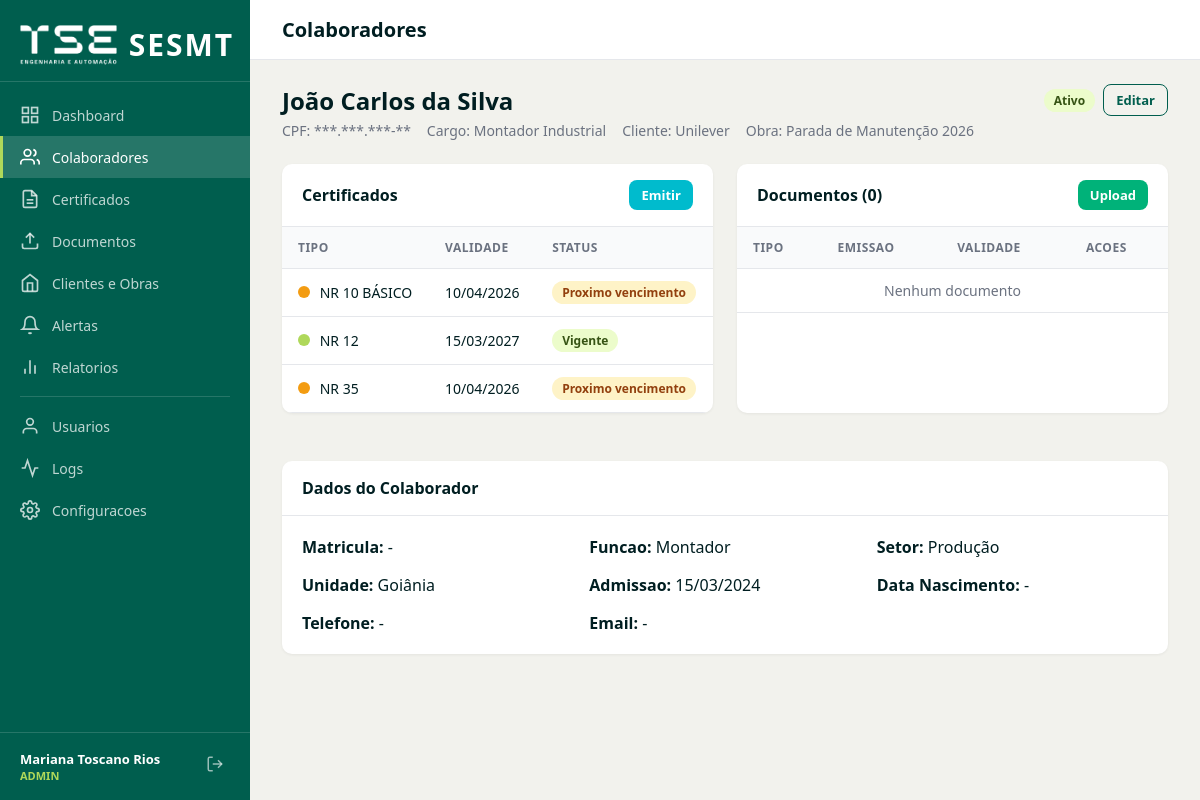
/colaboradores/1 (signed in), run on the app's committed database.
### tables this page shows
CREATE TABLE IF NOT EXISTS colaboradores (
    id INT AUTO_INCREMENT PRIMARY KEY,
    nome_completo VARCHAR(200) NOT NULL,
    cpf_encrypted VARCHAR(255) NULL,
    cpf_hash VARCHAR(64) NULL UNIQUE,
    data_nascimento DATE NULL,
    telefone VARCHAR(20) NULL,
    email VARCHAR(150) NULL,
    matricula VARCHAR(50) NULL,
    cargo VARCHAR(100) NULL,
    funcao VARCHAR(100) NULL,
    setor VARCHAR(100) NULL,
    cliente_id INT NULL,
    obra_id INT NULL,
    data_admissao DATE NULL,
    data_demissao DATE NULL,
    status ENUM('ativo','inativo','afastado') NOT NULL DEFAULT 'ativo',
    unidade VARCHAR(100) NULL,
    criado_em DATETIME NOT NULL DEFAULT CURRENT_TIMESTAMP,
    atualizado_em DATETIME NOT NULL DEFAULT CURRENT_TIMESTAMP ON UPDATE CURRENT_TIMESTAMP,
    FOREIGN KEY (cliente_id) REFERENCES clientes(id) ON DELETE SET NULL,
    FOREIGN KEY (obra_id) REFERENCES obras(id) ON DELETE SET NULL,
    INDEX idx_nome (nome_completo),
    INDEX idx_status (status),
    INDEX idx_cliente (cliente_id),
    INDEX idx_obra (obra_id),
    INDEX idx_cpf_hash (cpf_hash)
);

CREATE TABLE IF NOT EXISTS clientes (
    id INT AUTO_INCREMENT PRIMARY KEY,
    razao_social VARCHAR(200) NOT NULL,
    nome_fantasia VARCHAR(200) NULL,
    cnpj VARCHAR(18) NULL,
    contato_nome VARCHAR(150) NULL,
    contato_email VARCHAR(150) NULL,
    contato_telefone VARCHAR(20) NULL,
    ativo TINYINT(1) NOT NULL DEFAULT 1,
    criado_em DATETIME NOT NULL DEFAULT CURRENT_TIMESTAMP,
    atualizado_em DATETIME NOT NULL DEFAULT CURRENT_TIMESTAMP ON UPDATE CURRENT_TIMESTAMP,
    INDEX idx_cnpj (cnpj),
    INDEX idx_ativo (ativo)
);

CREATE TABLE IF NOT EXISTS obras (
    id INT AUTO_INCREMENT PRIMARY KEY,
    cliente_id INT NOT NULL,
    nome VARCHAR(200) NOT NULL,
    local_obra VARCHAR(200) NULL,
    data_inicio DATE NULL,
    data_fim DATE NULL,
    status ENUM('ativa','concluida','suspensa') NOT NULL DEFAULT 'ativa',
    criado_em DATETIME NOT NULL DEFAULT CURRENT_TIMESTAMP,
    atualizado_em DATETIME NOT NULL DEFAULT CURRENT_TIMESTAMP ON UPDATE CURRENT_TIMESTAMP,
    FOREIGN KEY (cliente_id) REFERENCES clientes(id) ON DELETE RESTRICT,
    INDEX idx_cliente (cliente_id),
    INDEX idx_status (status)
);

CREATE TABLE IF NOT EXISTS certificados (
    id INT AUTO_INCREMENT PRIMARY KEY,
    colaborador_id INT NOT NULL,
    tipo_certificado_id INT NOT NULL,
    data_realizacao DATE NOT NULL,
    data_emissao DATE NOT NULL,
    data_validade DATE NOT NULL,
    status ENUM('vigente','vencido','proximo_vencimento') NOT NULL DEFAULT 'vigente',
    criado_por INT NULL,
    criado_em DATETIME NOT NULL DEFAULT CURRENT_TIMESTAMP,
    atualizado_em DATETIME NOT NULL DEFAULT CURRENT_TIMESTAMP ON UPDATE CURRENT_TIMESTAMP,
    FOREIGN KEY (colaborador_id) REFERENCES colaboradores(id) ON DELETE CASCADE,
    FOREIGN KEY (tipo_certificado_id) REFERENCES tipos_certificado(id) ON DELETE RESTRICT,
    FOREIGN KEY (criado_por) REFERENCES usuarios(id) ON DELETE SET NULL,
    INDEX idx_colaborador (colaborador_id),
    INDEX idx_tipo (tipo_certificado_id),
    INDEX idx_validade (data_validade),
    INDEX idx_status (status)
);

CREATE TABLE IF NOT EXISTS tipos_certificado (
    id INT AUTO_INCREMENT PRIMARY KEY,
    codigo VARCHAR(50) NOT NULL UNIQUE,
    titulo VARCHAR(500) NOT NULL,
    duracao VARCHAR(20) NOT NULL DEFAULT '8h',
    validade_meses INT NOT NULL DEFAULT 12,
    tem_anuencia TINYINT(1) NOT NULL DEFAULT 0,
    tem_diego TINYINT(1) NOT NULL DEFAULT 0,
    conteudo_no_verso TINYINT(1) NOT NULL DEFAULT 0,
    conteudo_programatico TEXT NULL,
    ativo TINYINT(1) NOT NULL DEFAULT 1,
    criado_em DATETIME NOT NULL DEFAULT CURRENT_TIMESTAMP,
    atualizado_em DATETIME NOT NULL DEFAULT CURRENT_TIMESTAMP ON UPDATE CURRENT_TIMESTAMP,
    INDEX idx_codigo (codigo)
);

### app/Views/colaboradores/show.php (the view, shortened to what the rows shown need)
<?php
function statusSemaforo($status) {
    return match($status) {
        'vigente' => 'verde',
        'proximo_vencimento' => 'amarelo',
        'vencido' => 'vermelho',
        default => 'cinza',
    };
}
?>
<div style="display:flex; justify-content:space-between; align-items:flex-start; margin-bottom:24px;">
    <div>
        <h2 style="font-size:24px; margin-bottom:4px;"><?= htmlspecialchars($colab['nome_completo']) ?></h2>
        <div style="display:flex; gap:16px; color:var(--c-gray); font-size:14px;">
            <span>CPF: <?= htmlspecialchars($cpfDisplay) ?></span>
            <span>Cargo: <?= htmlspecialchars($colab['cargo'] ?? $colab['funcao'] ?? '-') ?></span>
            <?php if ($colab['cliente_nome']): ?>
            <span>Cliente: <?= htmlspecialchars($colab['cliente_nome']) ?></span>
            <?php endif; ?>
            <?php if ($colab['obra_nome']): ?>
            <span>Obra: <?= htmlspecialchars($colab['obra_nome']) ?></span>
            <?php endif; ?>
        </div>
    </div>
    <div style="display:flex; gap:8px; align-items:center;">
        <span class="badge badge-<?= $colab['status'] ?>"><?= ucfirst($colab['status']) ?></span>
        <?php if (!$isReadOnly): ?>
        <a href="/colaboradores/<?= $colab['id'] ?>/editar" class="btn btn-outline btn-sm">Editar</a>
        <?php endif; ?>
    </div>
</div>
<div style="display:grid; grid-template-columns:1fr 1fr; gap:24px;">
    <div class="table-container">
        <div class="table-header">
            <span class="table-title">Certificados</span>
            <?php if (!$isReadOnly): ?>
            <a href="/certificados/emitir/<?= $colab['id'] ?>" class="btn btn-secondary btn-sm">Emitir</a>
            <?php endif; ?>
        </div>
        <table>
            <thead><tr><th>Tipo</th><th>Validade</th><th>Status</th></tr></thead>
            <tbody>
                <?php if (empty($certificados)): ?>
                <tr><td colspan="3" style="text-align:center;color:#6b7280;">Nenhum certificado</td></tr>
                <?php else: ?>
                <?php foreach ($certificados as $cert): ?>
                <tr>
                    <td>
                        <span class="semaforo semaforo-<?= statusSemaforo($cert['status']) ?>"></span>
                        <?= htmlspecialchars($cert['codigo']) ?>
                    </td>
                    <td><?= $cert['data_validade'] ? date('d/m/Y', strtotime($cert['data_validade'])) : '-' ?></td>
                    <td><span class="badge badge-<?= $cert['status'] ?>"><?= ucfirst(str_replace('_', ' ', $cert['status'])) ?></span></td>
                </tr>
                <?php endforeach; ?>
                <?php endif; ?>
            </tbody>
        </table>
    </div>
    <div class="table-container">
        <div class="table-header">
            <span class="table-title">Documentos (<?= count($documentos) ?>)</span>
            <?php if (!$isReadOnly): ?>
            <a href="/documentos/upload/<?= $colab['id'] ?>" class="btn btn-primary btn-sm">Upload</a>
            <?php endif; ?>
        </div>
        <table>
            <thead><tr><th>Tipo</th><th>Emissao</th><th>Validade</th><th>Acoes</th></tr></thead>
            <tbody>
                <?php if (empty($documentos)): ?>
                <tr><td colspan="4" style="text-align:center;color:#6b7280;">Nenhum documento</td></tr>
                <?php endif; ?>
            </tbody>
        </table>
    </div>
</div>
<div class="table-container" style="margin-top:24px;">
    <div class="table-header">
        <span class="table-title">Dados do Colaborador</span>
    </div>
    <div style="padding:20px; display:grid; grid-template-columns:repeat(auto-fit, minmax(200px, 1fr)); gap:16px;">
        <div><strong>Matricula:</strong> <?= htmlspecialchars($colab['matricula'] ?? '-') ?></div>
        <div><strong>Funcao:</strong> <?= htmlspecialchars($colab['funcao'] ?? '-') ?></div>
        <div><strong>Setor:</strong> <?= htmlspecialchars($colab['setor'] ?? '-') ?></div>
        <div><strong>Unidade:</strong> <?= htmlspecialchars($colab['unidade'] ?? '-') ?></div>
        <div><strong>Admissao:</strong> <?= $colab['data_admissao'] ? date('d/m/Y', strtotime($colab['data_admissao'])) : '-' ?></div>
        <div><strong>Data Nascimento:</strong> <?= !empty($colab['data_nascimento']) ? date('d/m/Y', strtotime($colab['data_nascimento'])) : '-' ?></div>
        <div><strong>Telefone:</strong> <?= htmlspecialchars($colab['telefone'] ?? '-') ?></div>
        <div><strong>Email:</strong> <?= htmlspecialchars($colab['email'] ?? '-') ?></div>
    </div>
</div>

### app/Core/Router.php (shortened to what the rows shown need)
<?php
class Router
{
    private array $routes = [];
    private function addRoute(string $method, string $path, array $handler, array $middleware): void
    {
        $pattern = preg_replace('/\{(\w+)\}/', '(?P<$1>[^/]+)', $path);
        $pattern = '#^' . $pattern . '$#';
        $this->routes[] = [
            'method'     => $method,
            'pattern'    => $pattern,
            'handler'    => $handler,
            'middleware'  => $middleware,
        ];
    }
    public function dispatch(): void
    {
        $method = $_SERVER['REQUEST_METHOD'];
        $uri = parse_url($_SERVER['REQUEST_URI'], PHP_URL_PATH);
        $uri = rtrim($uri, '/') ?: '/';
        foreach ($this->routes as $route) {
            if ($route['method'] !== $method) {
                continue;
            }
            if (preg_match($route['pattern'], $uri, $matches)) {
                $params = array_filter($matches, 'is_string', ARRAY_FILTER_USE_KEY);
                [$controllerName, $action] = $route['handler'];
                $controller = new $controllerClass();
                call_user_func_array([$controller, $action], array_values($params));
                return;
            }
        }
    }
}

### app/Views/layouts/app.php (shortened to what the rows shown need)
<!DOCTYPE html>
<html lang="pt-BR">
<head>
    <link rel="stylesheet" href="/assets/css/style.css">
</head>
<body>
    <aside class="sidebar" id="sidebar">
        <a href="/dashboard" class="sidebar-header" style="text-decoration:none; color:inherit;">
            <img src="/assets/img/logo-tse.png" alt="TSE" class="sidebar-logo">
            <span class="sidebar-title">SESMT</span>
        </a>
        <nav class="sidebar-nav">
            <?php if ($user['perfil'] !== 'rh'): ?>
            <a href="/dashboard" class="nav-item <?= ($pageTitle ?? '') === 'Dashboard' ? 'active' : '' ?>">
                <svg width="20" height="20" viewBox="0 0 24 24" fill="none" stroke="currentColor" stroke-width="2"><rect x="3" y="3" width="7" height="7"/><rect x="14" y="3" width="7" height="7"/><rect x="3" y="14" width="7" height="7"/><rect x="14" y="14" width="7" height="7"/></svg>
                <span>Dashboard</span>
            </a>
            <?php endif; ?>
            <a href="/colaboradores" class="nav-item <?= ($pageTitle ?? '') === 'Colaboradores' ? 'active' : '' ?>">
                <svg width="20" height="20" viewBox="0 0 24 24" fill="none" stroke="currentColor" stroke-width="2"><path d="M17 21v-2a4 4 0 00-4-4H5a4 4 0 00-4 4v2"/><circle cx="9" cy="7" r="4"/><path d="M23 21v-2a4 4 0 00-3-3.87"/><path d="M16 3.13a4 4 0 010 7.75"/></svg>
                <span>Colaboradores</span>
            </a>
            <?php if ($user['perfil'] !== 'rh'): ?>
            <a href="/certificados" class="nav-item <?= ($pageTitle ?? '') === 'Certificados' ? 'active' : '' ?>">
                <svg width="20" height="20" viewBox="0 0 24 24" fill="none" stroke="currentColor" stroke-width="2"><path d="M14 2H6a2 2 0 00-2 2v16a2 2 0 002 2h12a2 2 0 002-2V8z"/><polyline points="14 2 14 8 20 8"/><line x1="16" y1="13" x2="8" y2="13"/><line x1="16" y1="17" x2="8" y2="17"/></svg>
                <span>Certificados</span>
            </a>
            <a href="/documentos" class="nav-item <?= ($pageTitle ?? '') === 'Documentos' ? 'active' : '' ?>">
                <svg width="20" height="20" viewBox="0 0 24 24" fill="none" stroke="currentColor" stroke-width="2"><path d="M21 15v4a2 2 0 01-2 2H5a2 2 0 01-2-2v-4"/><polyline points="17 8 12 3 7 8"/><line x1="12" y1="3" x2="12" y2="15"/></svg>
                <span>Documentos</span>
            </a>
            <a href="/clientes" class="nav-item <?= ($pageTitle ?? '') === 'Clientes' ? 'active' : '' ?>">
                <svg width="20" height="20" viewBox="0 0 24 24" fill="none" stroke="currentColor" stroke-width="2"><path d="M3 9l9-7 9 7v11a2 2 0 01-2 2H5a2 2 0 01-2-2z"/><polyline points="9 22 9 12 15 12 15 22"/></svg>
                <span>Clientes e Obras</span>
            </a>
            <a href="/alertas" class="nav-item <?= ($pageTitle ?? '') === 'Alertas' ? 'active' : '' ?>">
                <svg width="20" height="20" viewBox="0 0 24 24" fill="none" stroke="currentColor" stroke-width="2"><path d="M18 8A6 6 0 006 8c0 7-3 9-3 9h18s-3-2-3-9"/><path d="M13.73 21a2 2 0 01-3.46 0"/></svg>
                <span>Alertas</span>
            </a>
            <a href="/relatorios" class="nav-item <?= ($pageTitle ?? '') === 'Relatorios' ? 'active' : '' ?>">
                <svg width="20" height="20" viewBox="0 0 24 24" fill="none" stroke="currentColor" stroke-width="2"><line x1="18" y1="20" x2="18" y2="10"/><line x1="12" y1="20" x2="12" y2="4"/><line x1="6" y1="20" x2="6" y2="14"/></svg>
                <span>Relatorios</span>
            </a>
            <div class="nav-divider"></div>
            <a href="/usuarios" class="nav-item <?= ($pageTitle ?? '') === 'Usuarios' ? 'active' : '' ?>">
                <svg width="20" height="20" viewBox="0 0 24 24" fill="none" stroke="currentColor" stroke-width="2"><path d="M20 21v-2a4 4 0 00-4-4H8a4 4 0 00-4 4v2"/><circle cx="12" cy="7" r="4"/></svg>
                <span>Usuarios</span>
            </a>
            <a href="/logs" class="nav-item <?= ($pageTitle ?? '') === 'Logs' ? 'active' : '' ?>">
                <svg width="20" height="20" viewBox="0 0 24 24" fill="none" stroke="currentColor" stroke-width="2"><polyline points="22 12 18 12 15 21 9 3 6 12 2 12"/></svg>
                <span>Logs</span>
            </a>
            <?php if ($user['perfil'] === 'admin'): ?>
            <a href="/configuracoes" class="nav-item <?= ($pageTitle ?? '') === 'Configuracoes' ? 'active' : '' ?>">
                <span>Configuracoes</span>
            </a>
            <?php endif; ?>
            <?php endif; ?>
        </nav>
        <div class="sidebar-footer">
            <div class="user-info">
                <span class="user-name"><?= htmlspecialchars($user['nome'] ?? '') ?></span>
                <span class="user-role"><?= htmlspecialchars(strtoupper($user['perfil'] ?? '')) ?></span>
            </div>
            <a href="/logout" class="btn-logout" title="Sair">
                <svg width="18" height="18" viewBox="0 0 24 24" fill="none" stroke="currentColor" stroke-width="2"><path d="M9 21H5a2 2 0 01-2-2V5a2 2 0 012-2h4"/><polyline points="16 17 21 12 16 7"/><line x1="21" y1="12" x2="9" y2="12"/></svg>
            </a>
        </div>
    </aside>
    <main class="main-content">
        <header class="top-bar">
            <h1 class="page-title"><?= htmlspecialchars($pageTitle ?? '') ?></h1>
        </header>
        <div class="content-area">
            <?= $content ?>
        </div>
    </main>
</body>
</html>

### data on the page
colaboradores: nome_completo "João Carlos da Silva", cargo "Montador Industrial", cliente.nome_fantasia "Unilever", obra.nome "Parada de Manutenção 2026", status "Ativo", matricula "-", funcao "Montador", setor "Produção", unidade "Goiânia", data_admissao "15/03/2024", telefone "-", email "-"
certificados: tipo_certificado.codigo "NR 10 BÁSICO", data_validade "10/04/2026", status "Proximo vencimento"
certificados: tipo_certificado.codigo "NR 12", data_validade "15/03/2027", status "Vigente"
certificados: tipo_certificado.codigo "NR 35", data_validade "10/04/2026", status "Proximo vencimento"
